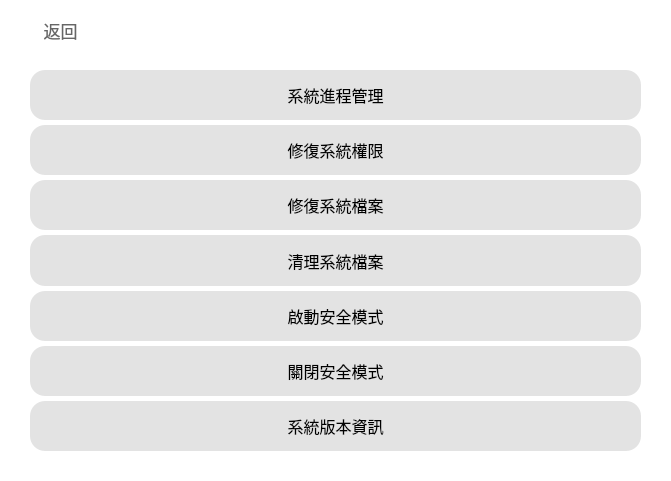
    <widget class="QWidget" name="System_Tools_widget" native="true">
     <property name="geometry">
      <rect>
       <x>170</x>
       <y>50</y>
       <width>671</width>
       <height>481</height>
      </rect>
     </property>
     <property name="font">
      <font>
       <family>Microsoft YaHei</family>
       <pointsize>11</pointsize>
       <stylestrategy>PreferAntialias</stylestrategy>
      </font>
     </property>
     <property name="styleSheet">
      <string notr="true">background-color:rgba(255, 255, 255,240);</string>
     </property>
     <widget class="QWidget" name="verticalLayoutWidget_4">
      <property name="geometry">
       <rect>
        <x>20</x>
        <y>60</y>
        <width>631</width>
        <height>401</height>
       </rect>
      </property>
      <layout class="QVBoxLayout" name="System_verticalLayout">
       <property name="spacing">
        <number>5</number>
       </property>
       <property name="leftMargin">
        <number>10</number>
       </property>
       <property name="topMargin">
        <number>10</number>
       </property>
       <property name="rightMargin">
        <number>10</number>
       </property>
       <property name="bottomMargin">
        <number>10</number>
       </property>
       <item>
        <widget class="QPushButton" name="System_Process_Manage_Button">
         <property name="sizePolicy">
          <sizepolicy hsizetype="Minimum" vsizetype="Minimum">
           <horstretch>0</horstretch>
           <verstretch>0</verstretch>
          </sizepolicy>
         </property>
         <property name="font">
          <font>
           <family>Microsoft YaHei</family>
           <pointsize>12</pointsize>
           <stylestrategy>PreferAntialias</stylestrategy>
          </font>
         </property>
         <property name="focusPolicy">
          <enum>Qt::StrongFocus</enum>
         </property>
         <property name="styleSheet">
          <string notr="true">QPushButton
{
	border:none;
	background-color:rgba(20,20,20,30);
	border-radius: 15px;
}
QPushButton:hover
{
    background-color:rgba(20,20,20,50);
}
QPushButton:pressed
{
    background-color:rgba(20,20,20,70);
}</string>
         </property>
         <property name="text">
          <string>系統進程管理</string>
         </property>
         <property name="iconSize">
          <size>
           <width>16</width>
           <height>16</height>
          </size>
         </property>
         <property name="checkable">
          <bool>false</bool>
         </property>
        </widget>
       </item>
       <item>
        <widget class="QPushButton" name="Repair_System_Permission_Button">
         <property name="sizePolicy">
          <sizepolicy hsizetype="Minimum" vsizetype="Minimum">
           <horstretch>0</horstretch>
           <verstretch>0</verstretch>
          </sizepolicy>
         </property>
         <property name="font">
          <font>
           <family>Microsoft YaHei</family>
           <pointsize>12</pointsize>
           <stylestrategy>PreferAntialias</stylestrategy>
          </font>
         </property>
         <property name="focusPolicy">
          <enum>Qt::StrongFocus</enum>
         </property>
         <property name="styleSheet">
          <string notr="true">QPushButton
{
	border:none;
	background-color:rgba(20,20,20,30);
	border-radius: 15px;
}
QPushButton:hover
{
    background-color:rgba(20,20,20,50);
}
QPushButton:pressed
{
    background-color:rgba(20,20,20,70);
}</string>
         </property>
         <property name="text">
          <string>修復系統權限</string>
         </property>
         <property name="iconSize">
          <size>
           <width>16</width>
           <height>16</height>
          </size>
         </property>
         <property name="checkable">
          <bool>false</bool>
         </property>
        </widget>
       </item>
       <item>
        <widget class="QPushButton" name="Repair_System_Files_Button">
         <property name="sizePolicy">
          <sizepolicy hsizetype="Minimum" vsizetype="Minimum">
           <horstretch>0</horstretch>
           <verstretch>0</verstretch>
          </sizepolicy>
         </property>
         <property name="font">
          <font>
           <family>Microsoft YaHei</family>
           <pointsize>12</pointsize>
           <stylestrategy>PreferAntialias</stylestrategy>
          </font>
         </property>
         <property name="focusPolicy">
          <enum>Qt::StrongFocus</enum>
         </property>
         <property name="styleSheet">
          <string notr="true">QPushButton
{
	border:none;
	background-color:rgba(20,20,20,30);
	border-radius: 15px;
}
QPushButton:hover
{
    background-color:rgba(20,20,20,50);
}
QPushButton:pressed
{
    background-color:rgba(20,20,20,70);
}</string>
         </property>
         <property name="text">
          <string>修復系統檔案</string>
         </property>
         <property name="iconSize">
          <size>
           <width>16</width>
           <height>16</height>
          </size>
         </property>
         <property name="checkable">
          <bool>false</bool>
         </property>
        </widget>
       </item>
       <item>
        <widget class="QPushButton" name="Clean_System_Files_Button">
         <property name="sizePolicy">
          <sizepolicy hsizetype="Minimum" vsizetype="Minimum">
           <horstretch>0</horstretch>
           <verstretch>0</verstretch>
          </sizepolicy>
         </property>
         <property name="font">
          <font>
           <family>Microsoft YaHei</family>
           <pointsize>12</pointsize>
           <stylestrategy>PreferAntialias</stylestrategy>
          </font>
         </property>
         <property name="focusPolicy">
          <enum>Qt::StrongFocus</enum>
         </property>
         <property name="styleSheet">
          <string notr="true">QPushButton
{
	border:none;
	background-color:rgba(20,20,20,30);
	border-radius: 15px;
}
QPushButton:hover
{
    background-color:rgba(20,20,20,50);
}
QPushButton:pressed
{
    background-color:rgba(20,20,20,70);
}</string>
         </property>
         <property name="text">
          <string>清理系統檔案</string>
         </property>
         <property name="iconSize">
          <size>
           <width>16</width>
           <height>16</height>
          </size>
         </property>
         <property name="checkable">
          <bool>false</bool>
         </property>
        </widget>
       </item>
       <item>
        <widget class="QPushButton" name="Enable_Safe_Mode_Button">
         <property name="sizePolicy">
          <sizepolicy hsizetype="Minimum" vsizetype="Minimum">
           <horstretch>0</horstretch>
           <verstretch>0</verstretch>
          </sizepolicy>
         </property>
         <property name="font">
          <font>
           <family>Microsoft YaHei</family>
           <pointsize>12</pointsize>
           <stylestrategy>PreferAntialias</stylestrategy>
          </font>
         </property>
         <property name="focusPolicy">
          <enum>Qt::StrongFocus</enum>
         </property>
         <property name="styleSheet">
          <string notr="true">QPushButton
{
	border:none;
	background-color:rgba(20,20,20,30);
	border-radius: 15px;
}
QPushButton:hover
{
    background-color:rgba(20,20,20,50);
}
QPushButton:pressed
{
    background-color:rgba(20,20,20,70);
}</string>
         </property>
         <property name="text">
          <string>啟動安全模式</string>
         </property>
         <property name="iconSize">
          <size>
           <width>16</width>
           <height>16</height>
          </size>
         </property>
         <property name="checkable">
          <bool>false</bool>
         </property>
        </widget>
       </item>
       <item>
        <widget class="QPushButton" name="Disable_Safe_Mode_Button">
         <property name="sizePolicy">
          <sizepolicy hsizetype="Minimum" vsizetype="Minimum">
           <horstretch>0</horstretch>
           <verstretch>0</verstretch>
          </sizepolicy>
         </property>
         <property name="font">
          <font>
           <family>Microsoft YaHei</family>
           <pointsize>12</pointsize>
           <stylestrategy>PreferAntialias</stylestrategy>
          </font>
         </property>
         <property name="focusPolicy">
          <enum>Qt::StrongFocus</enum>
         </property>
         <property name="styleSheet">
          <string notr="true">QPushButton
{
	border:none;
	background-color:rgba(20,20,20,30);
	border-radius: 15px;
}
QPushButton:hover
{
    background-color:rgba(20,20,20,50);
}
QPushButton:pressed
{
    background-color:rgba(20,20,20,70);
}</string>
         </property>
         <property name="text">
          <string>關閉安全模式</string>
         </property>
         <property name="iconSize">
          <size>
           <width>16</width>
           <height>16</height>
          </size>
         </property>
         <property name="checkable">
          <bool>false</bool>
         </property>
        </widget>
       </item>
       <item>
        <widget class="QPushButton" name="System_Info_Button">
         <property name="sizePolicy">
          <sizepolicy hsizetype="Minimum" vsizetype="Minimum">
           <horstretch>0</horstretch>
           <verstretch>0</verstretch>
          </sizepolicy>
         </property>
         <property name="font">
          <font>
           <family>Microsoft YaHei</family>
           <pointsize>12</pointsize>
           <stylestrategy>PreferAntialias</stylestrategy>
          </font>
         </property>
         <property name="focusPolicy">
          <enum>Qt::StrongFocus</enum>
         </property>
         <property name="styleSheet">
          <string notr="true">QPushButton
{
	border:none;
	background-color:rgba(20,20,20,30);
	border-radius: 15px;
}
QPushButton:hover
{
    background-color:rgba(20,20,20,50);
}
QPushButton:pressed
{
    background-color:rgba(20,20,20,70);
}</string>
         </property>
         <property name="text">
          <string>系統版本資訊</string>
         </property>
         <property name="iconSize">
          <size>
           <width>16</width>
           <height>16</height>
          </size>
         </property>
         <property name="checkable">
          <bool>false</bool>
         </property>
        </widget>
       </item>
      </layout>
     </widget>
     <widget class="QPushButton" name="System_Tools_Back">
      <property name="geometry">
       <rect>
        <x>10</x>
        <y>10</y>
        <width>101</width>
        <height>41</height>
       </rect>
      </property>
      <property name="sizePolicy">
       <sizepolicy hsizetype="Minimum" vsizetype="Minimum">
        <horstretch>0</horstretch>
        <verstretch>0</verstretch>
       </sizepolicy>
      </property>
      <property name="font">
       <font>
        <family>Microsoft YaHei</family>
        <pointsize>13</pointsize>
        <stylestrategy>PreferAntialias</stylestrategy>
       </font>
      </property>
      <property name="focusPolicy">
       <enum>Qt::StrongFocus</enum>
      </property>
      <property name="styleSheet">
       <string notr="true">QPushButton
{
	border:none;
	background-color:rgba(0,0,0,0);
	color:rgba(60,60,60,200);
}
QPushButton:hover
{
    color:rgba(60,60,60,255);
}
</string>
      </property>
      <property name="text">
       <string>返回</string>
      </property>
      <property name="icon">
       <iconset>
        <normaloff>:/icon/Icon/exit2.png</normaloff>:/icon/Icon/exit2.png</iconset>
      </property>
      <property name="iconSize">
       <size>
        <width>20</width>
        <height>20</height>
       </size>
      </property>
      <property name="checkable">
       <bool>false</bool>
      </property>
     </widget>
    </widget>
